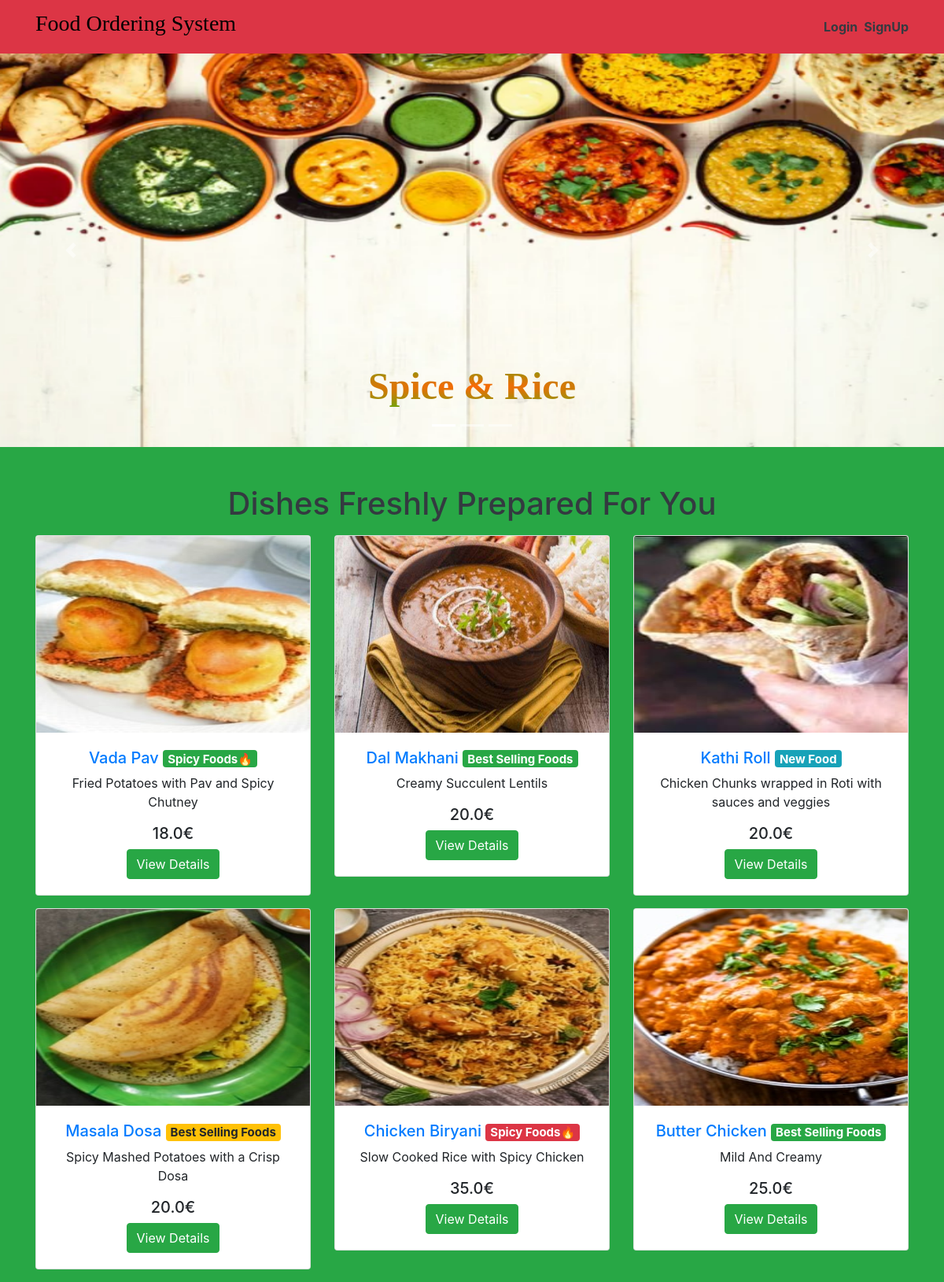
The app's page /, older data.
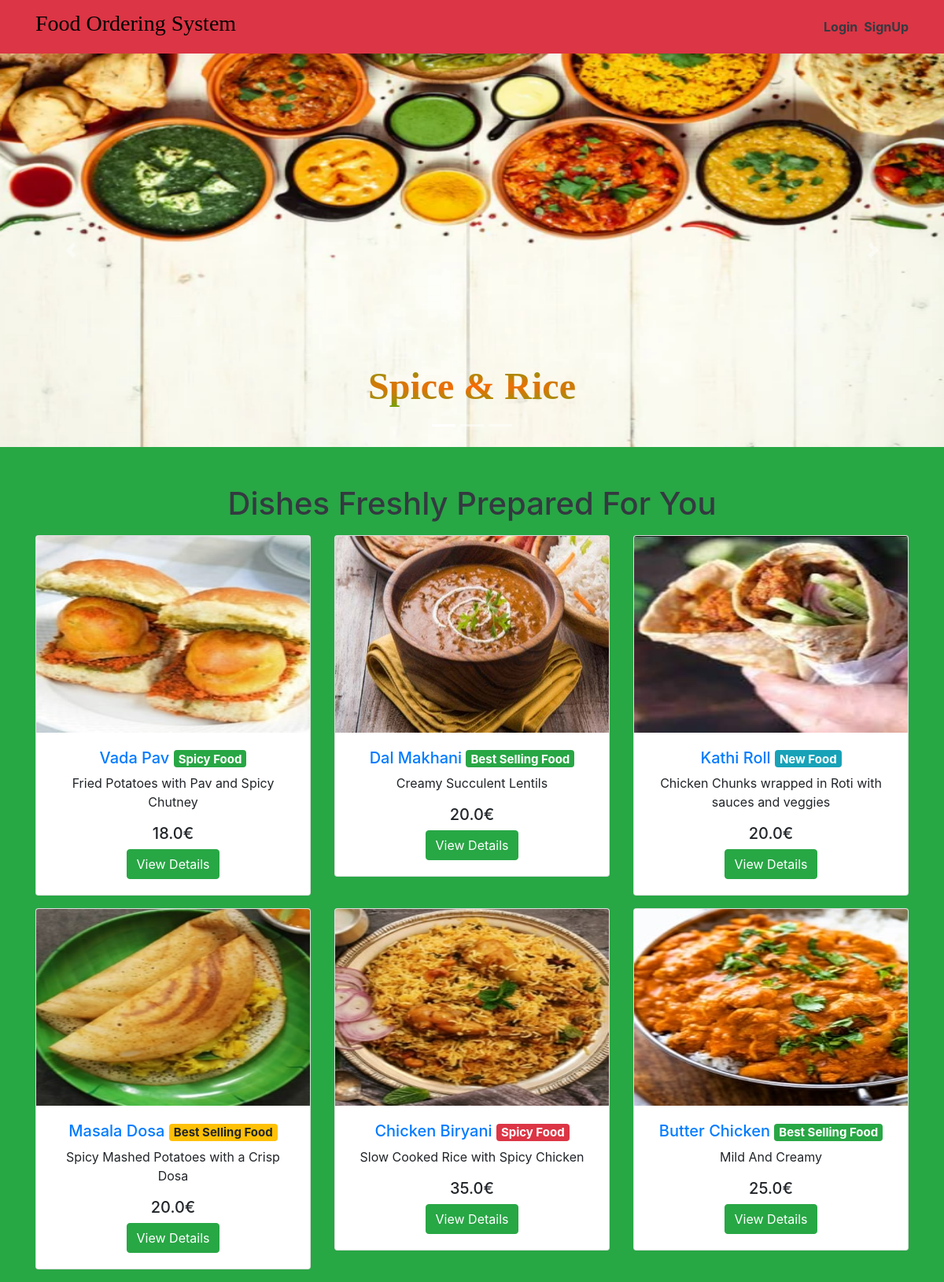
The same page, newer data.
### main/models.py (models this page shows, shortened)
class Item(models.Model):
    LABELS = (
        ('Best Selling Food', 'Best Selling Food'),
        ('New Food', 'New Food'),
        ('Spicy Food', 'Spicy Food'),
    )
    LABEL_COLOUR = (
        ('danger', 'danger'),
        ('success', 'success'),
        ('primary', 'primary'),
        ('info', 'info'),
        ('warning', 'warning'),
    )
    title = models.CharField(max_length=150)
    description = models.CharField(max_length=250,blank=True)
    price = models.FloatField()
    pieces = models.IntegerField(default=6)
    instructions = models.CharField(max_length=250,default="Available")
    image = models.ImageField(default='default.png', upload_to='images/')
    labels = models.CharField(max_length=25, choices=LABELS, blank=True)
    label_colour = models.CharField(max_length=15, choices=LABEL_COLOUR, blank=True)
    slug = models.SlugField(default="foods")
    created_by = models.ForeignKey(User, on_delete=models.CASCADE)

### main/views.py (the view)
# urls.py: path('', MenuListView.as_view(), name='home'),
class MenuListView(ListView):
    model = Item
    template_name = 'main/home.html'
    context_object_name = 'menu_items'

### main/templates/main/home.html (shortened to what this page needs)
{% extends "main/layout.html" %}
{% block content %}
  <div class="home bg-success">
    <div id="carouselExampleCaptions" class="carousel slide mb-5" data-ride="carousel" style="height: 500px;">
        <ol class="carousel-indicators">
          <li data-target="#carouselExampleCaptions" data-slide-to="0" class="active"></li>
          <li data-target="#carouselExampleCaptions" data-slide-to="1"></li>
          <li data-target="#carouselExampleCaptions" data-slide-to="2"></li>
        </ol>
        <div class="carousel-inner">
          <div class="carousel-item active">
            <img src="../media/indian_food.png" class="d-block w-100" alt="sushi1" height="500px">
            <div class="carousel-caption d-none d-md-block text-dark">
              <h1 style="font-size: 300%;font-weight: 600;
              background-image:radial-gradient(#fc6806, #30bd0c);
              color: transparent;
              background-clip: text;
              -webkit-background-clip: text;font-family: verdana;">Spice & Rice</h1>
            </div>
          </div>
        </div>
        <a class="carousel-control-prev" href="#carouselExampleCaptions" role="button" data-slide="prev">
          <span class="carousel-control-prev-icon" aria-hidden="true"></span>
        </a>
        <a class="carousel-control-next" href="#carouselExampleCaptions" role="button" data-slide="next">
          <span class="carousel-control-next-icon" aria-hidden="true"></span>
        </a>
    </div>
    <div class="container">
      <h1 class="text-center text-dark mb-3">Dishes Freshly Prepared For You</h1>
      <div class="row">
        {% for item in menu_items %}
            <div class="col-sm-4">
                <div class="card mb-3" style="height: fit-content; overflow: auto;">
                  <img src="{{ item.image.url }}" style="height: 250px;">
                    <div class="card-body text-center">
                      <h5 class="text-center"><a href="{% url 'main:dishes' item.slug %}">{{ item.title }} </a><span class="badge badge-{{ item.label_colour }}">{{ item.labels }}</span></h5>
                      <p class="text-center">{{ item.description }}</p>
                      <h5 class="text-center">{{ item.price }}€</h5>
                      <a href="{% url 'main:dishes' item.slug %}" class="btn btn-success">View Details</a>
                    </div>
                </div>
            </div>
        {% endfor %}
      </div>
    </div>
  </div>
{% endblock content %}

### main/templates/main/layout.html (shortened to what this page needs)
{% load get_group %}
{% load static %}
<!DOCTYPE html>
<html lang="en">
<head>
    <link rel="stylesheet" href="https://maxcdn.bootstrapcdn.com/bootstrap/4.0.0/css/bootstrap.min.css">
    <link rel="stylesheet" type="text/css" href="{% static 'main/styles.css' %}">
</head>
<body>
    <nav class="navbar navbar-expand-lg navbar-dark bg-danger">
        <div class="container justify-content-center">
        <a class="navbar-brand" href="/"><h3 style="color: black;font-family: Verdana">Food Ordering System</h3></a>
        <div class="collapse navbar-collapse flex-grow-0" id="navbarNav">
               {% if user.is_authenticated %}
                    {% if request.user|has_group:"admin_owner" %}
                    <div class=col-md-6 d-flex justify-content-center align-items-center><b> Welcome,admin! </b> </div>
                    {% else %}
                <li><div class="welcome-message ml-6"><b> Welcome, {{ user.first_name }}!</b></div></li>
                {% endif %}
            </div>
            </div>
            <ul class="navbar-nav ml-auto">
            <a href="{% url 'main:home' %}" class="mr-2 text-dark">Home</a>
                    {% if request.user|has_group:"admin_owner" %}
                        <li><a href="{% url 'main:admin_dashboard' %}" class="mr-2 text-dark">DashBoard</a></li>
                        <li>
                            <form class="logout-link" action="{% url 'accounts:logout' %}" method="post">
                                {% csrf_token %}
                                <button type="submit" class="mr-2">Logout</button>
                            </form>
                        </li>
                    {% else %}
                        <li><a href="{% url 'main:cart' %}" class="mr-2 text-dark">My Cart🛒</a></li>
                        <li><a href="{% url 'main:order_details' %}" class="mr-2 text-dark">Your Orders</a></li>
                        </div>
                        <li>
                            <form class="logout-link" action="{% url 'accounts:logout' %}" method="post">
                                {% csrf_token %}
                                <button type="submit" class="mr-2">Logout</button>
                            </form>
                        </li>
                    {% endif %}
                {% else %}
            <ul class="navbar-nav ml-auto">
                <li><a href="{% url 'accounts:login' %}" class="ml-2 text-dark"><b>Login</b></a></li>
                <li><a href="{% url 'accounts:signup' %}" class="ml-2 text-dark"><b>SignUp</b></a></li>
            {% endif %}
            </ul>
        </div>
    </div>
    </nav>
    <main role="main">
        {% block content %}{% endblock %}
    </main>

Row changes from the older to the newer data that the page shows:
changed Item "Vada Pav": labels "Spicy Foods🔥" → "Spicy Food"
changed Item "Dal Makhani": labels "Best Selling Foods" → "Best Selling Food"
changed Item "Masala Dosa": labels "Best Selling Foods" → "Best Selling Food"
changed Item "Chicken Biryani": labels "Spicy Foods🔥" → "Spicy Food"
changed Item "Butter Chicken": labels "Best Selling Foods" → "Best Selling Food"
